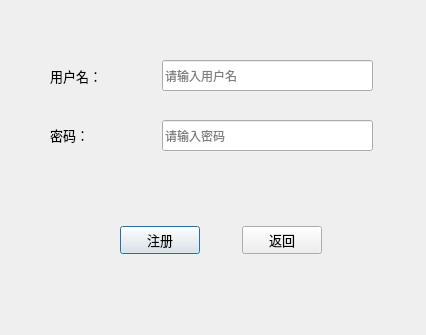
<?xml version="1.0" encoding="UTF-8"?>
<ui version="4.0">
 <class>CheckRegisterInput</class>
 <widget class="QDialog" name="CheckRegisterInput">
  <property name="geometry">
   <rect>
    <x>0</x>
    <y>0</y>
    <width>426</width>
    <height>335</height>
   </rect>
  </property>
  <property name="windowTitle">
   <string>Dialog</string>
  </property>
  <widget class="QLabel" name="label">
   <property name="geometry">
    <rect>
     <x>50</x>
     <y>60</y>
     <width>72</width>
     <height>31</height>
    </rect>
   </property>
   <property name="font">
    <font>
     <family>黑体</family>
     <pointsize>10</pointsize>
    </font>
   </property>
   <property name="text">
    <string>用户名：</string>
   </property>
  </widget>
  <widget class="QLabel" name="label_2">
   <property name="geometry">
    <rect>
     <x>50</x>
     <y>124</y>
     <width>72</width>
     <height>21</height>
    </rect>
   </property>
   <property name="font">
    <font>
     <family>黑体</family>
     <pointsize>10</pointsize>
    </font>
   </property>
   <property name="text">
    <string>密码：</string>
   </property>
  </widget>
  <widget class="QLineEdit" name="reg_user_lineEdit">
   <property name="geometry">
    <rect>
     <x>162</x>
     <y>60</y>
     <width>211</width>
     <height>31</height>
    </rect>
   </property>
   <property name="placeholderText">
    <string>请输入用户名</string>
   </property>
  </widget>
  <widget class="QLineEdit" name="reg_pwd_lineEdit">
   <property name="geometry">
    <rect>
     <x>162</x>
     <y>120</y>
     <width>211</width>
     <height>31</height>
    </rect>
   </property>
   <property name="echoMode">
    <enum>QLineEdit::Password</enum>
   </property>
   <property name="placeholderText">
    <string>请输入密码</string>
   </property>
  </widget>
  <widget class="QWidget" name="horizontalLayoutWidget">
   <property name="geometry">
    <rect>
     <x>120</x>
     <y>200</y>
     <width>202</width>
     <height>80</height>
    </rect>
   </property>
   <layout class="QHBoxLayout" name="horizontalLayout">
    <item>
     <widget class="QPushButton" name="regBtn">
      <property name="font">
       <font>
        <family>黑体</family>
        <pointsize>10</pointsize>
       </font>
      </property>
      <property name="text">
       <string>注册</string>
      </property>
     </widget>
    </item>
    <item>
     <spacer name="horizontalSpacer">
      <property name="orientation">
       <enum>Qt::Horizontal</enum>
      </property>
      <property name="sizeHint" stdset="0">
       <size>
        <width>40</width>
        <height>20</height>
       </size>
      </property>
     </spacer>
    </item>
    <item>
     <widget class="QPushButton" name="backBtn">
      <property name="font">
       <font>
        <family>黑体</family>
        <pointsize>10</pointsize>
       </font>
      </property>
      <property name="text">
       <string>返回</string>
      </property>
     </widget>
    </item>
   </layout>
  </widget>
 </widget>
 <resources/>
 <connections/>
</ui>
